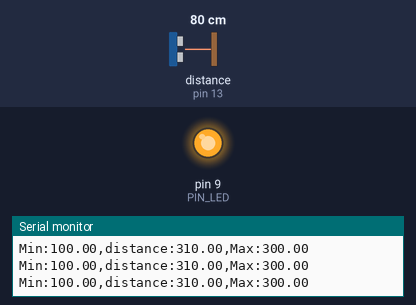
The sketch below on a simulated Arduino Uno, built with avr-gcc and run on an emulated ATmega328P. Parts: output pins drawn as LEDs (lit = HIGH), the last lines printed to the serial monitor. Wiring (inferred from the names in the program): ultrasonic range finder: trigger pin 12; echo pin 13. The inputs (shaded band) are chosen by the test bench; at power-on: distance to the obstacle (sensor on pin 13) 80 cm. The echo pulse lasts 58.3 µs per cm; pins used as bus, display or sensor lines are not drawn.

Above: at 1.2 s.
1.3 s: distance to the obstacle (sensor on pin 13) set to 18 cm
At 2.5 s:
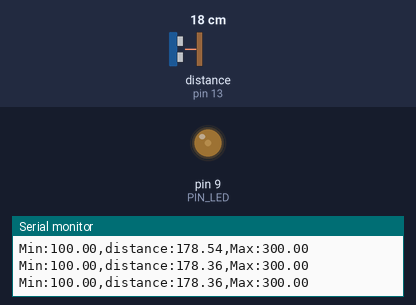
2.8 s: distance to the obstacle (sensor on pin 13) set to 2 cm
At 3.7 s:
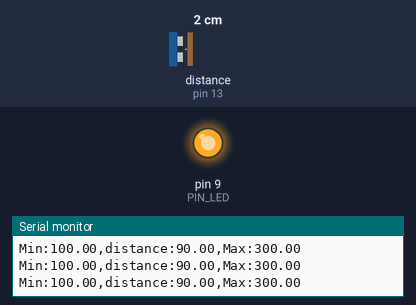
Timing chart, 0 to 5.8 s (numbered marks = the images above; inputs shaded):
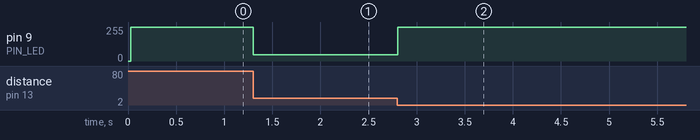

Measured:
- after the input at 1.3 s, pin 9 (PIN_LED): 255/255 → 47/255 at once
- after the input at 2.8 s, pin 9 (PIN_LED): 47/255 → 255/255 at once

The sketch:

08_example_2.ino
```cpp
// Arduino pin assignment
#define PIN_LED  9
#define PIN_TRIG 12   // sonar sensor TRIGGER
#define PIN_ECHO 13   // sonar sensor ECHO

// configurable parameters
#define SND_VEL 346.0     // sound velocity at 24 celsius degree (unit: m/sec)
#define INTERVAL 25      // sampling interval (unit: msec)
#define PULSE_DURATION 10 // ultra-sound Pulse Duration (unit: usec)
#define _DIST_MIN 100.0   // minimum distance to be measured (unit: mm)
#define _DIST_MAX 300.0   // maximum distance to be measured (unit: mm)

#define TIMEOUT ((INTERVAL / 2) * 1000.0) // maximum echo waiting time (unit: usec)
#define SCALE (0.001 * 0.5 * SND_VEL) // coefficent to convert duration to distance

unsigned long last_sampling_time;   // unit: msec

void setup() {
  // initialize GPIO pins
  pinMode(PIN_LED, OUTPUT);
  pinMode(PIN_TRIG, OUTPUT);  // sonar TRIGGER
  pinMode(PIN_ECHO, INPUT);   // sonar ECHO
  digitalWrite(PIN_TRIG, LOW);  // turn-off Sonar

  // initialize serial port
  Serial.begin(57600);
}

void loop() {
  float distance;

  // wait until next sampling time.
  // millis() returns the number of milliseconds since the program started.
  //    Will overflow after 50 days.
  if (millis() < (last_sampling_time + INTERVAL))
    return;

  distance = USS_measure(PIN_TRIG, PIN_ECHO); // read distance

  if (distance < _DIST_MIN) {
    distance = _DIST_MIN - 10.0;    // Set Lower Value
    digitalWrite(PIN_LED, 1);       // LED OFF
  }
  else if (distance > _DIST_MAX) {
    distance = _DIST_MAX + 10.0;    // Set Higher Value
    digitalWrite(PIN_LED, 1);       // LED OFF
  }
  else {
   float a;
   a=distance - 200.0;
   if (a<0) {
    a=-a;
   }
   a=a*2.2;
   analogWrite(PIN_LED,a);

  }

  // output the distance to the serial port
  Serial.print("Min:");        Serial.print(_DIST_MIN);
  Serial.print(",distance:");  Serial.print(distance);
  Serial.print(",Max:");       Serial.print(_DIST_MAX);
  Serial.println("");
  // update last sampling time
  last_sampling_time += INTERVAL;
}

// get a distance reading from USS. return value is in millimeter.
float USS_measure(int TRIG, int ECHO)
{
  digitalWrite(TRIG, HIGH);
  delayMicroseconds(PULSE_DURATION);
  digitalWrite(TRIG, LOW);

  return pulseIn(ECHO, HIGH, TIMEOUT) * SCALE; // unit: mm

  // Pulse duration to distance conversion example (target distance = 17.3m)
  // - round trip distance: 34.6m
  // - expected pulse duration: 0.1 sec, or 100,000us
  // - pulseIn(ECHO, HIGH, timeout) * 0.001 * 0.5 * SND_VEL
  //        = 100,000 micro*sec * 0.001 milli/micro * 0.5 * 346 meter/sec
  //        = 100,000 * 0.001 * 0.5 * 346 * micro * sec * milli * meter
  //                                        ----------------------------
  //                                         micro * sec
  //        = 100 * 173 milli*meter = 17,300 mm = 17.3m
  // pulseIn() returns microseconds.
}
```
